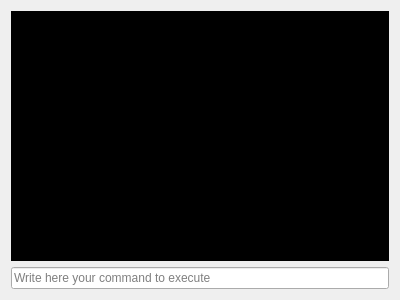
<?xml version="1.0" encoding="UTF-8"?>
<ui version="4.0">
 <class>ConsoleWidget</class>
 <widget class="QWidget" name="ConsoleWidget">
  <property name="geometry">
   <rect>
    <x>0</x>
    <y>0</y>
    <width>400</width>
    <height>300</height>
   </rect>
  </property>
  <property name="windowTitle">
   <string>Form</string>
  </property>
  <layout class="QVBoxLayout" name="verticalLayout">
   <item>
    <widget class="QTextEdit" name="te_output">
     <property name="font">
      <font>
       <family>Monospace</family>
       <pointsize>10</pointsize>
      </font>
     </property>
     <property name="styleSheet">
      <string notr="true">QTextEdit 
{background-color: black;
color : white;}</string>
     </property>
     <property name="readOnly">
      <bool>true</bool>
     </property>
     <property name="html">
      <string notr="true">&lt;!DOCTYPE HTML PUBLIC &quot;-//W3C//DTD HTML 4.0//EN&quot; &quot;http://www.w3.org/TR/REC-html40/strict.dtd&quot;&gt;
&lt;html&gt;&lt;head&gt;&lt;meta name=&quot;qrichtext&quot; content=&quot;1&quot; /&gt;&lt;style type=&quot;text/css&quot;&gt;
p, li { white-space: pre-wrap; }
&lt;/style&gt;&lt;/head&gt;&lt;body style=&quot; font-family:'Monospace'; font-size:10pt; font-weight:400; font-style:normal;&quot;&gt;
&lt;p style=&quot;-qt-paragraph-type:empty; margin-top:0px; margin-bottom:0px; margin-left:0px; margin-right:0px; -qt-block-indent:0; text-indent:0px; font-family:'Sans Serif'; font-size:9pt;&quot;&gt;&lt;/p&gt;&lt;/body&gt;&lt;/html&gt;</string>
     </property>
    </widget>
   </item>
   <item>
    <widget class="QLineEdit" name="le_input">
     <property name="focusPolicy">
      <enum>Qt::WheelFocus</enum>
     </property>
     <property name="placeholderText">
      <string>Write here your command to execute</string>
     </property>
    </widget>
   </item>
  </layout>
 </widget>
 <resources/>
 <connections/>
</ui>
